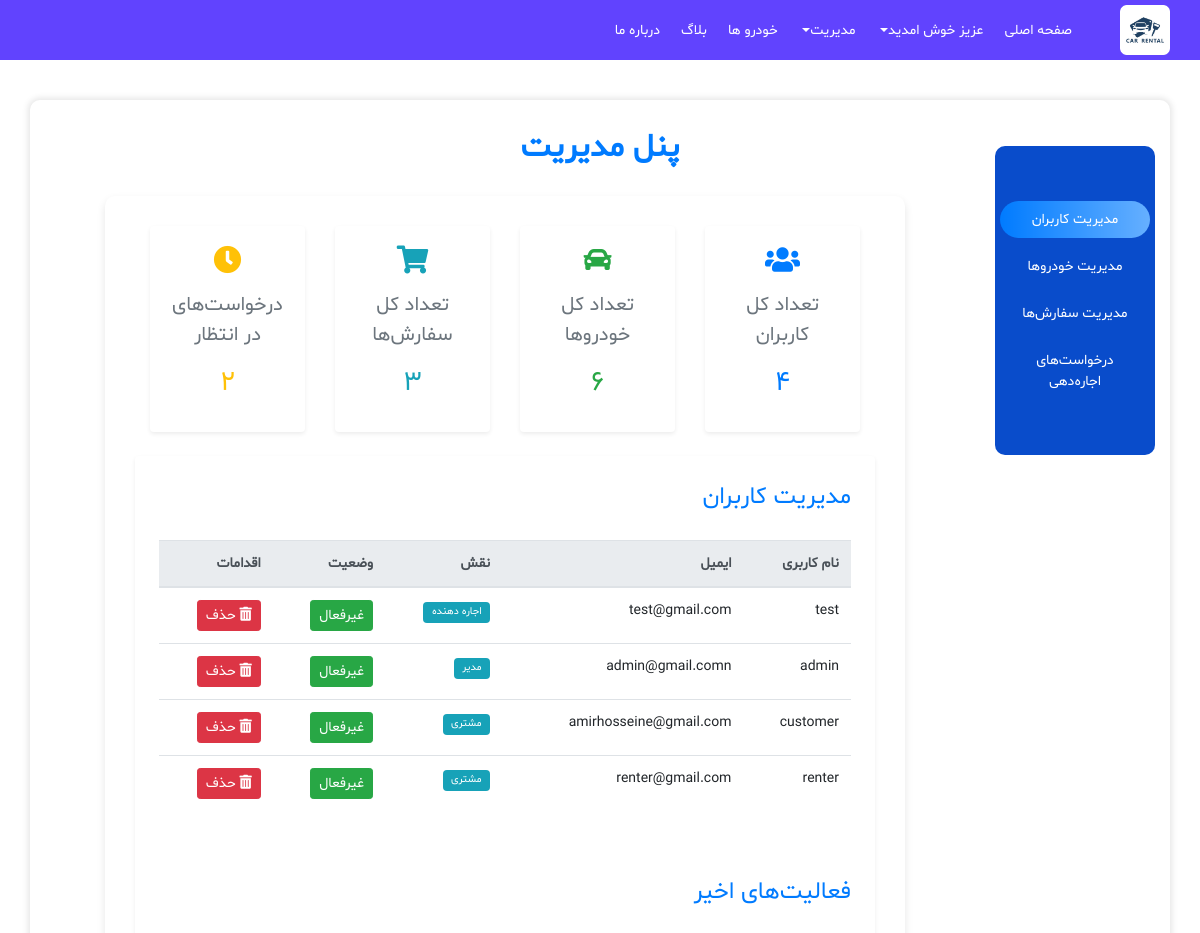
The app's page /admin_panel/ (signed in, upper part), older data.
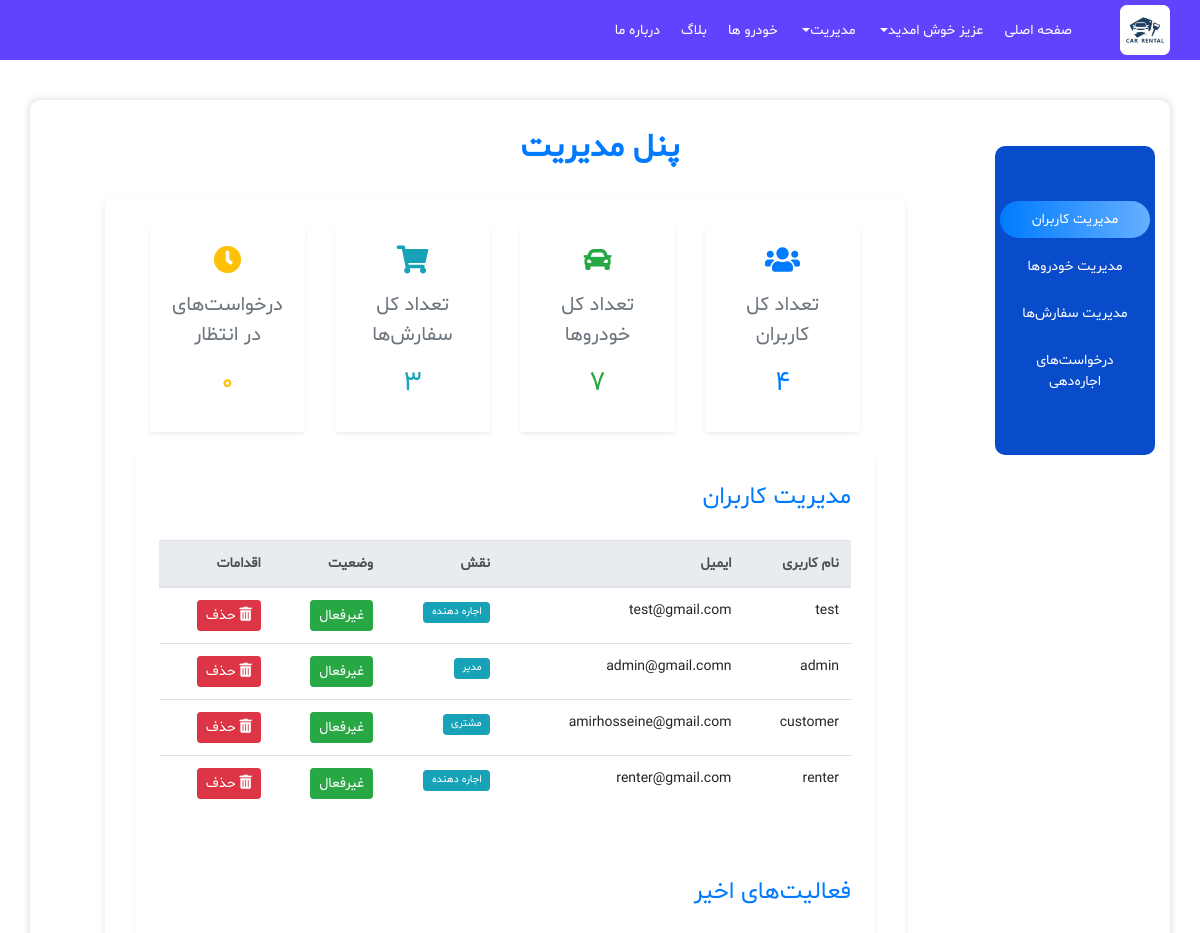
The same page, newer data.
### users/models.py (models this page shows)
class User(AbstractUser):
    ROLES = ((1, 'Admin'), (2, 'Renter'), (3, 'Passenger'))
    role = models.IntegerField(choices=ROLES, default=3)
    phonenumber = models.CharField(max_length=15, blank=True, null=True)
    address = models.TextField(blank=True, null=True)
    role_change_requested = models.BooleanField(default=False)
    is_active = models.BooleanField(default=True)
    objects = UserManager()

### admin_app/views.py (the view, shortened to what this page needs)
# urls.py: path('admin_panel/', views.admin_panel, name='admin_panel'),
@login_required
def admin_panel(request):
    if not request.user.is_superuser:
        return redirect('home')
    total_users = User.objects.count()
    total_cars = Car.objects.count()
    total_orders = Order.objects.count()
    pending_renter_requests = User.objects.filter(role_change_requested=True).count()
    users = User.objects.all()
    cars = Car.objects.all().order_by('-id')  # Order by id descending
    orders = Order.objects.all().order_by('-created_at')
    renter_requests = User.objects.filter(role_change_requested=True)
    recent_activities = []
    for order in Order.objects.filter(created_at__gte=timezone.now() - timedelta(days=7)):
        recent_activities.append({
            'timestamp': order.created_at,
            'user': order.user.username,
            'action': 'سفارش جدید',
            'status': order.get_status_display()
        })
    context = {
        'total_users': total_users,
        'total_cars': total_cars,
        'total_orders': total_orders,
        'pending_renter_requests': pending_renter_requests,
        'recent_activities': recent_activities[:10],  # Show only last 10 activities
        'users': users,
        'cars': cars,
        'orders': orders,
        'renter_requests': renter_requests,
    }
    return render(request, 'admin/admin_panel.html', context)

### templates/admin/admin_panel.html (shortened to what the changed rows need)
{% extends 'base.html' %}
{% block content %}
<main class="container content content-box py-4">
    <h2 class="title mb-4 text-primary d-none d-lg-block text-center">پنل مدیریت</h2>
    <div class="row mtop-2">
        <div class="col-md-10 col-sm-9 content-wrapper">
            <div class="dashboard-summary mb-4">
                <div class="row">
                    <div class="col-md-3">
                        <div class="card shadow-sm h-100 border-0">
                            <div class="card-body text-center">
                                <i class="fas fa-car fa-2x text-success mb-3"></i>
                                <h5 class="card-title text-muted">تعداد کل خودروها</h5>
                                <h3 class="text-success">{{ total_cars|default:"0" }}</h3>
                            </div>
                        </div>
                    </div>
                    <div class="col-md-3">
                        <div class="card shadow-sm h-100 border-0">
                            <div class="card-body text-center">
                                <i class="fas fa-clock fa-2x text-warning mb-3"></i>
                                <h5 class="card-title text-muted">درخواست‌های در انتظار</h5>
                                <h3 class="text-warning">{{ pending_renter_requests|default:"0" }}</h3>
                            </div>
                        </div>
                    </div>
                </div>
            </div>
            <div class="tab-content bg-white rounded shadow-sm p-4" id="v-pills-tabContent">
                <div class="tab-pane fade show active" id="v-pills-users" role="tabpanel" aria-labelledby="v-pills-users-tab">
                    <div class="table-responsive">
                        {% if users %}
                        <table class="table table-hover">
                            <thead class="thead-light">
                                <tr>
                                    <th>نام کاربری</th>
                                    <th>ایمیل</th>
                                    <th>نقش</th>
                                    <th>وضعیت</th>
                                    <th>اقدامات</th>
                                </tr>
                            </thead>
                            <tbody>
                                {% for user in users %}
                                <tr>
                                    <td>{{ user.username }}</td>
                                    <td>{{ user.email }}</td>
                                    <td><span class="badge badge-info">
                                        {% if user.get_role_display == 'Renter' %}
                                            اجاره دهنده
                                        {% elif user.get_role_display == 'Admin' %}
                                            مدیر
                                        {% elif user.get_role_display == 'Passenger' %}
                                            مشتری
                                        {% else %}
                                            {{ user.get_role_display }}
                                        {% endif %}
                                    </span></td>
                                    <td>
                                        <form method="post" action="{% url 'toggle_user_status' user.id %}">
                                            <button type="submit" class="btn btn-sm btn-{{ user.is_active|yesno:'success,danger' }}">
                                                {{ user.is_active|yesno:"غیرفعال,فعال" }}
                                            </button>
                                        </form>
                                    </td>
                                    <td>
                                        <form method="post" action="{% url 'admin_delete_user' user.id %}">
                                            <button type="submit" class="btn btn-sm btn-danger">
                                                <i class="fas fa-trash-alt"></i> حذف
                                            </button>
                                        </form>
                                    </td>
                                </tr>
                                {% endfor %}
                            </tbody>
                        </table>
                        {% else %}
                        <div class="alert alert-info text-center">هیچ کاربری یافت نشد.</div>
                        {% endif %}
                    </div>
                </div>
            </div>
        </div>
    </div>
</main>
{% endblock %}

Row changes from the older to the newer data that the page shows:
changed User "renter": role "مشتری" → "اجاره دهنده"
Text that changed along with them:
{{ total_cars|default:"0" }}: "6" → "7"
{{ pending_renter_requests|default:"0" }}: "2" → "0"
